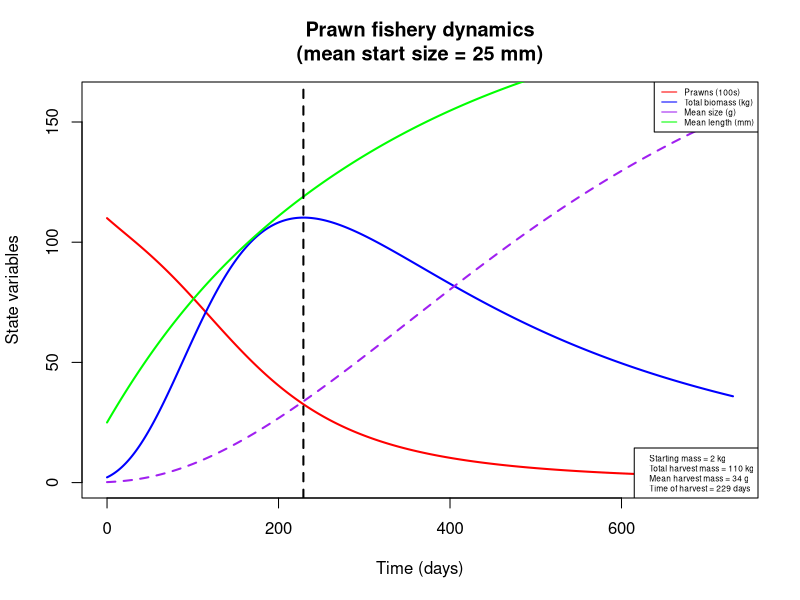
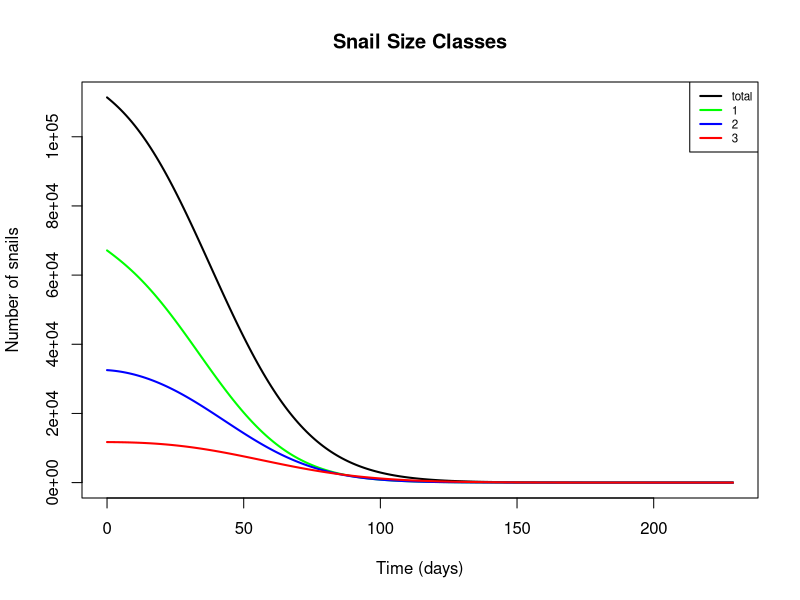
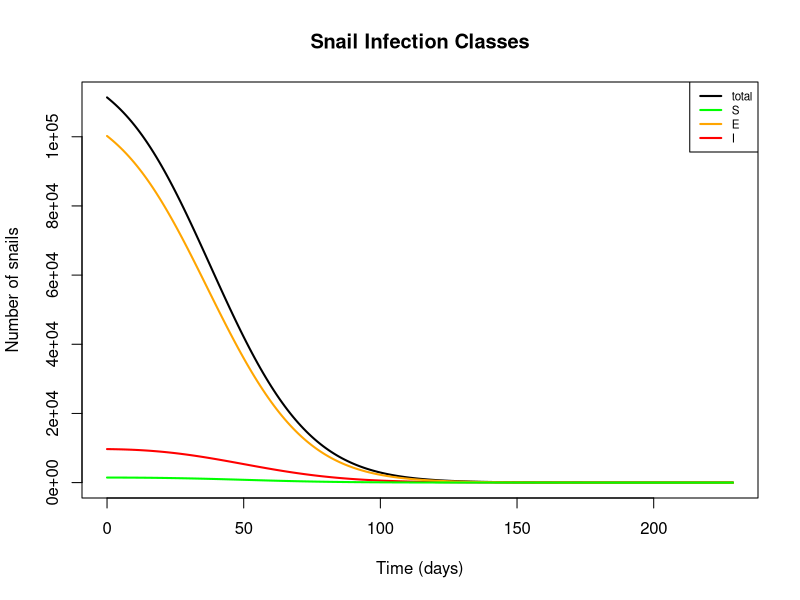
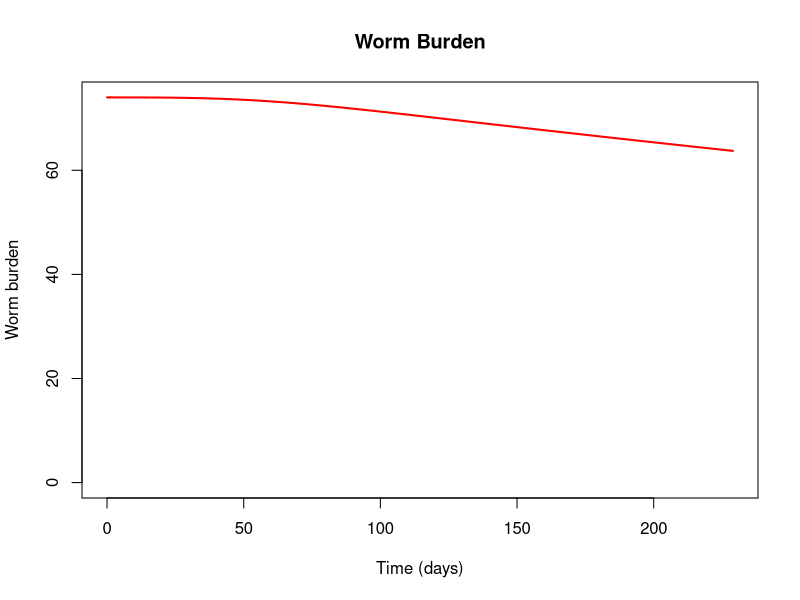
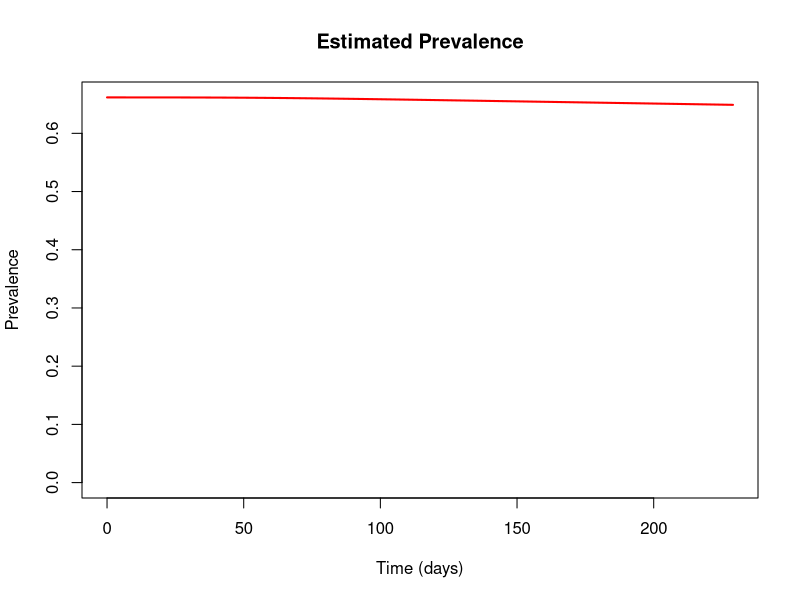
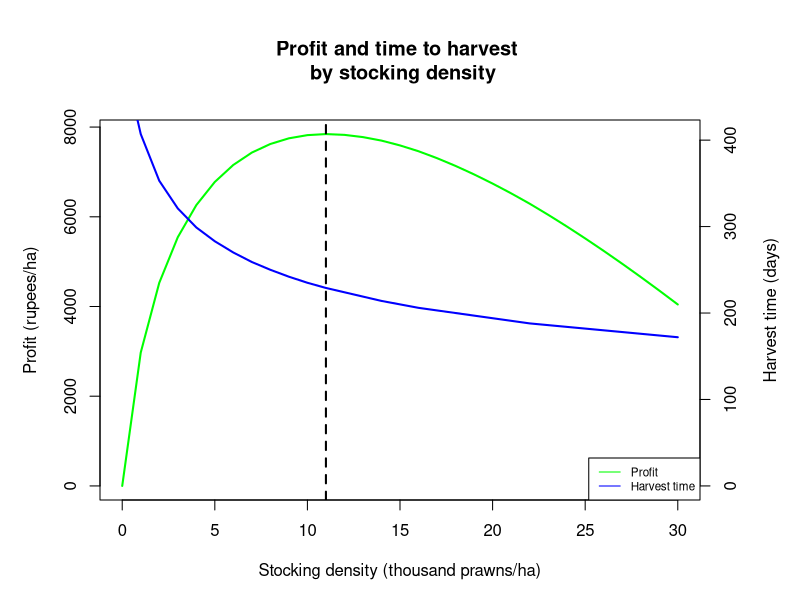
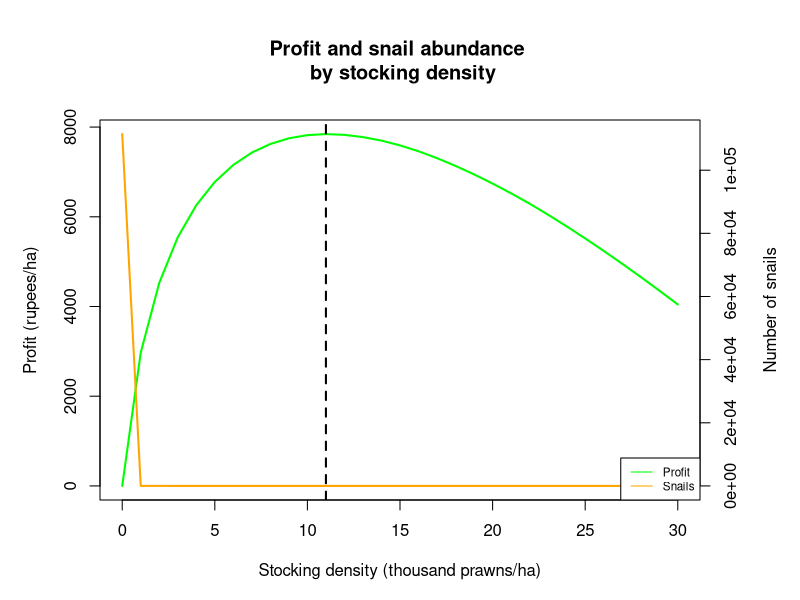
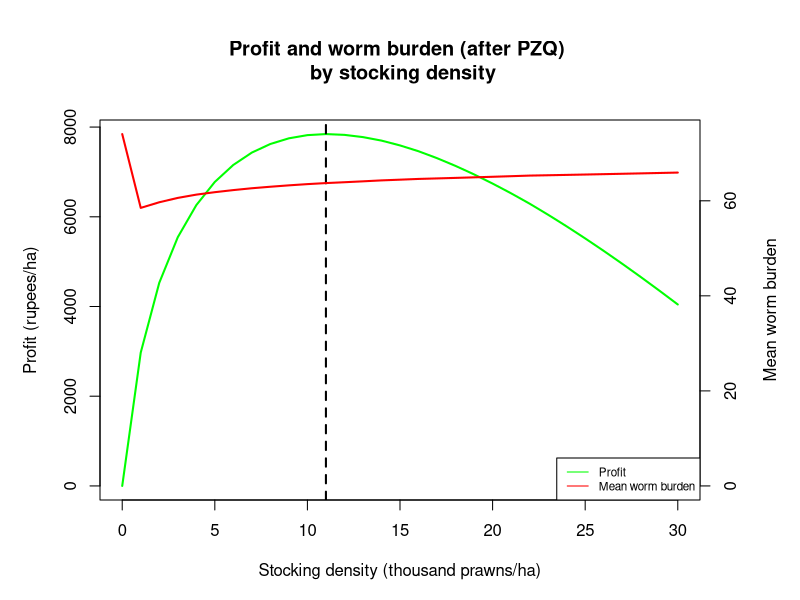

Write the R code that produced these figures, in order.
#### Full snail-prawn model including epidemiological, predation, and aquaculture components

require(deSolve)

snail_prawn_model = function(t, n, parameters) { 
  with(as.list(parameters),{
    
    S1=n[1]
    S2=n[2]
    S3=n[3]
    E1=n[4]
    E2=n[5]
    E3=n[6]
    I2=n[7]
    I3=n[8]
    W=n[9]
    P=n[10]
    L=n[11]
    
    N1 = S1+E1     # Total snails of size class 1
    N2 = S2+E2+I2  # Total snails of size class 2
    N3 = S3+E3+I3  # Total snails of size class 3
    N = N1+N2+N3   # Total number of snails
    
    # Miracidial density per person as a function of mean worm burden (W) and miracidial shedding rate (m)
    M = m*0.5*W
    
    # Mean and total prawn biomass, converting from length (mm) to weight (g)
    Bm.p = (a.p*(L/10)^b.p)/10  
    Bm.t = P*Bm.p
    
    # Mean snail biomass in each size class, converting from length (cm) to weight (g)
    Bm.n1 = a.s*0.4^b.s  # 4mm size class
    Bm.n2 = a.s*0.8^b.s  # 8mm size class
    Bm.n3 = a.s*1.2^b.s  # 12mm size class
    
    # Prawn-to-snail mass ratios for each size class
    Bm.r1 = Bm.p / Bm.n1
    Bm.r2 = Bm.p / Bm.n2
    Bm.r3 = Bm.p / Bm.n3
    
    # Attack rates for each size class as a function of biomass ratio
    alpha1 = ar*Bm.r1
    alpha2 = ar*Bm.r2
    alpha3 = ar*Bm.r3
    
    # Adjusted attack rates, accounting for area of interest and limiting factors in the wild
    alpha_star1 = alpha1*s/A
    alpha_star2 = alpha2*s/A
    alpha_star3 = alpha3*s/A
    
    # Handling times for each size class as a function of biomass ratio
    handle1 = 1/(th*Bm.r1)
    handle2 = 1/(th*Bm.r2)
    handle3 = 1/(th*Bm.r3)
    
    # Functional responses for each size class
    psi1 = (P*alpha_star1) / (1+sum(alpha_star1*handle1*N1, alpha_star2*handle2*N2, alpha_star3*handle3*N3))
    psi2 = (P*alpha_star2) / (1+sum(alpha_star1*handle1*N1, alpha_star2*handle2*N2, alpha_star3*handle3*N3))
    psi3 = (P*alpha_star3) / (1+sum(alpha_star1*handle1*N1, alpha_star2*handle2*N2, alpha_star3*handle3*N3))
    
    ## Model equations:
    
    # Susceptible snails, class 1
    dS1dt = f*(1-N/(Kn*A))*(S2+S3+z*(E2+E3)) - muN1*S1 - psi1*S1 - g1*S1 - beta*M*H*S1
    
    # Susceptible snails, class 2
    dS2dt = g1*S1 - muN2*S2 - psi2*S2 - g2*S2 - beta*M*H*S2
    
    # Susceptible snails, class 3
    dS3dt = g2*S2 - muN3*S3 - psi3*S3 - beta*M*H*S3
    
    # Exposed (prepatent) snails, class 1
    dE1dt = beta*M*H*S1 - muN1*E1 - psi1*E1 - g1*E1 - sigma*X*E1
    
    # Exposed (prepatent) snails, class 2
    dE2dt = beta*M*H*S2 + g1*E1 - muN2*E2 - psi2*E2 - g2*E2 - sigma*E2
    
    # Exposed (prepatent) snails, class 3
    dE3dt = beta*M*H*S3 + g2*E2 - muN3*E3 - psi3*E3 - sigma*E3
    
    # Infectious (shedding) snails, class 2
    dI2dt = sigma*X*E1 + sigma*(1-rho)*E2 - (muN2 + muI)*I2 - psi2*I2 - g2*I2
    
    # Infectious (shedding) snails, class 3
    dI3dt = sigma*rho*E2 + sigma*E3 + g2*I2 - (muN3 + muI)*I3 - psi3*I3
    
    # Mean human worm burden
    dWdt = lambda*I2/A + theta*lambda*I3/A - (muW + muH)*W
    
    # Prawn abundance
    dPdt = -P*(muP*L^d + Bm.t/phi)
    
    # Mean prawn length (mm)
    dLdt = k/(1+gam*Bm.t)*(linf - L)
    
    
    return(list(c(dS1dt, dS2dt, dS3dt, dE1dt, dE2dt, dE3dt, dI2dt, dI3dt, dWdt, dPdt, dLdt)))
  }) 
} 


## Set initial values and parameters
area = 10000
nstart = c(S1 = 0.144*area, S2 = 0.002*area, S3 = 0, E1 = 6.57*area, E2 = 2.61*area, E3 = 0.843*area, 
           I2 = 0.640*area, I3 = 0.329*area, W = 74, P = 11000*area/10000, L = 25)
time = seq(0, 365*2, 1)

parameters=c(
  # Location parameters
  A = area,          # Area of site of interest, m^2
  H = 1000,          # Human population at site of interest
  
  # Snail reproductive parameters
  f = 0.26,          # Birth rate of adult snails (snails/reproductive snail/day, including survival to detection - more like a recruitment rate); 
                     #   adjusted from Sokolow et al. 2015 to account for the fact that class 1 snails are assumed to be juveniles and therefore don't reproduce
  Kn = 50,           # Carrying capacity of snails (snails/m^2), from Sokolow et al. 2015
  z = 0.5,           # Fraction of prepatent snails that can reproduce, from Sokolow et al. 2015
  
  # Snail growth parameters
  a.s = 0.187178454, # Allometric parameter for snail length-weight relationship, fitted to Sanna's data on B. glabrata
  b.s = 2.536764792, # Allometric parameter for snail length-weight relationship, fitted to Sanna's data on B. glabrata
  g1 = 1/37,         # Growth rate of small snails (size class transition rate, in terms of days to grow 4mm; adapted from McCreesh et al. 2014, assuming water temp. of 25 C)
  g2 = 1/62,         # Growth rate of medium snails (size class transition rate, in terms of days to grow 4mm; adapted from McCreesh et al. 2014, assuming water temp. of 25 C)
  
  # Snail mortality parameters
  muN1 = 1/40,       # Natural mortality rate of small snails (deaths/snail/day; assume mean lifespan = 50 days)
  muN2 = 1/50,       # Natural mortality rate of medium snails (deaths/snail/day; assume mean lifespan = 50 days)
  muN3 = 1/60,       # Natural mortality rate of large snails (deaths/snail/day; assume mean lifespan = 50 days)
  muI = 1/10,        # Additional mortality rate of shedding snails as a result of infection, from Sokolow et al. 2015
  
  # Prawn growth parameters
  a.p = 0.096868,    # Allometric parameter for prawn length-weight relationship, from Lalrinsanga et al. 2012 (M. rosenbergii, growout phase)
  b.p = 3.2944,      # Allometric parameter for prawn length-weight relationship, from Lalrinsanga et al. 2012 (M. rosenbergii, growout phase)
  k = 0.00339726,    # Growth coefficient, from Nwosu & Wolfi 2006 (M. vollenhovenii); alternate value for M. rosenbergii, from Sampaio & Wagner 1996: 0.0104333333
  linf = 206,        # Max length (mm), from Nwosu & Wolfi 2006 (M. vollenhovenii)
  gam = 1e-6,        # Density-dependent growth parameter (based on biomass per hectare); not yet fit
  
  # Prawn mortality parameters
  muP = 0.006136986, # Natural prawn mortality rate, from Nwosu & Wolfi 2006 (M. vollenhovenii)
  d = -0.25,         # Exponential parameter relating size with mortality; no source
  phi = 2e7,         # Density-dependent mortality parameter (based on biomass per hectare); not yet fit
  
  # Predation parameters
  ar = 0.037192,     # Coefficient for relationship between biomass ratio and attack rate, fitted to data from Sokolow et al. 2014
  th = 0.40450,      # Coefficient for relationship between biomass ratio and handling time, fitted to data from Sokolow et al. 2014
  s = 1/50,          # Scale factor limiting prawn attack rate in the wild (vs. lab conditions);
                     #   decreased from 1/10 to 1/50 in size class model to match expected elimination threshold
  
  # Infection parameters
  beta = 8e-5,       # Human-to-snail infection probability in reference area (infected snails/miracidia/snail/day); adjusted from Sokolow et al. 2015 (original value: 4e-6)
  m = 0.8,           # Miracidial shedding rate per adult female worm divided by miracidial mortality; from Sokolow et al. 2015
  sigma = 1/30,      # Latent period for exposed snails (infectious snails/exposed snail/day); adjusted from Sokolow et al. 2015 (original value: 1/50)
  X = 0,             # Fraction of exposed small snails that convert directly to medium shedding (ignored for now)
  rho = 0,           # Fraction of exposed medium snails that convert directly to large shedding (ignored for now)
  lambda = 0.05,     # Snail-to-human infection probability scaled to 1 m^2 (composite including cercarial shedding, mortality, infection, survival to patency); 
                     #   adjusted from Sokolow et al. 2015 (original value: 0.1)
  theta = 2,         # Scale factor describing increase in cercarial shedding rate in larger snails; from Chu & Dawood 1970 (estimated to be between 2 and 10)
  
  # Schisto mortality parameters
  muW = 1/(3.3*365), # Natural mortality rate of adult worms in humans, assuming average lifespan of 3.3 years, from Sokolow et al. 2015
  muH = 1/(60*365)   # Natural mortality of humans (contributing to worm mortality), assuming average lifespan of 60 years, from Sokolow et al. 2015
)



## Run model and assess outcomes over one or more aquaculture cycles

# Start with single run to calculate the time to optimal harvest and other fisheries statistics
output = as.data.frame(ode(nstart, time, snail_prawn_model, parameters))
output$B = ((parameters['a.p']*(output$L/10)^parameters['b.p'])/10)       # Mean prawn biomass, transformed from length using allometric equation
output$Bt = output$B*output$P                                             # Total prawn biomass

start.mass.kg = output$Bt[output$time == 0]/1000                          # Total prawn biomass at beginning of cycle, in kg
harvest.mass.kg = max(output$Bt)/1000                                     # Total prawn biomass at end of cycle, in kg
harvest.size = output$B[output$Bt == max(output$Bt)]                      # Average prawn biomass at harvest, in g
harvest.time = output$time[output$Bt == max(output$Bt)]                   # Time to optimal harvest, in days

# Plot prawn aquaculture dynamics
plot(x = output$time, y = output$P/100, col = 'red', xlab = 'Time (days)', ylab = 'State variables', 
     type = 'l', lwd=2, xlim = c(0, max(output$time)), ylim = c(0, max(output$Bt/1000)+50),
     main = paste('Prawn fishery dynamics\n', '(mean start size = ', as.numeric(nstart[11]), ' mm)', sep = ''))
lines(x = output$time, y = output$Bt/1000, col = 'blue', lwd=2)
lines(x = output$time, y = output$B, col = 'purple', lwd=2, lty=2)
lines(x = output$time, y = output$L, col = 'green', lwd=2)
abline(v = harvest.time, lty = 2, lwd = 2)
legend('topright', legend = c('Prawns (100s)', 'Total biomass (kg)', 'Mean size (g)', 'Mean length (mm)'), 
       lty = 1, col = c('red', 'blue', 'purple', 'green'), cex = 0.5)
legend('bottomright', legend = c(paste('Starting mass =', round(start.mass.kg), 'kg', sep = ' '),
                                 paste('Total harvest mass =', round(harvest.mass.kg), 'kg', sep = ' '), 
                                 paste('Mean harvest mass =', round(harvest.size), 'g', sep = ' '), 
                                 paste('Time of harvest =', round(harvest.time), 'days', sep = ' ')), cex=0.5)

# Run model for the desired number of cycles
ncycles = 1
nstart.lt = nstart
time.lt = seq(0, harvest.time, 1)
output.lt = data.frame()
for (i in 1:ncycles) {
  output.tmp = as.data.frame(ode(nstart.lt, time.lt, snail_prawn_model, parameters))
  output.tmp$time = output.tmp$time + (i-1)*harvest.time
  output.lt = rbind(head(output.lt, -1), output.tmp)
  nstart.lt['S1'] = tail(output.lt$S1, 1)
  nstart.lt['S2'] = tail(output.lt$S2, 1)
  nstart.lt['S3'] = tail(output.lt$S3, 1)
  nstart.lt['E1'] = tail(output.lt$E1, 1)
  nstart.lt['E2'] = tail(output.lt$E2, 1)
  nstart.lt['E3'] = tail(output.lt$E3, 1)
  nstart.lt['I2'] = tail(output.lt$I2, 1)
  nstart.lt['I3'] = tail(output.lt$I3, 1)
  nstart.lt['W'] = tail(output.lt$W, 1)
}

output.lt$S.t = output.lt$S1 + output.lt$S2 + output.lt$S3                      # Total susceptible snails
output.lt$E.t = output.lt$E1 + output.lt$E2 + output.lt$E3                      # Total exposed snails 
output.lt$I.t = output.lt$I2 + output.lt$I3                                     # Total infected snails
output.lt$N1.t = output.lt$S1 + output.lt$E1                                    # Total snails of size class 1
output.lt$N2.t = output.lt$S2 + output.lt$E2 + output.lt$I2                     # Total snails of size class 2
output.lt$N3.t = output.lt$S3 + output.lt$E3 + output.lt$I3                     # Total snails of size class 3
output.lt$N.t = output.lt$S.t + output.lt$E.t + output.lt$I.t                   # Total snails
output.lt$prev = pnbinom(2, size = 0.25, mu = output.lt$W, lower.tail = FALSE)  # Estimated prevalence, using a negative binomial dist. with k = 0.25
output.lt$B = ((parameters['a.p']*(output.lt$L/10)^parameters['b.p'])/10)       # Mean prawn biomass, transformed from length using allometric equation
output.lt$Bt = output.lt$B*output.lt$P                                          # Total prawn biomass

# Plot snail dynamics by size class
plot(x = output.lt$time, y = output.lt$N.t, type = 'l', col = 'black', lwd=2, xlab = 'Time (days)', 
     ylab = 'Number of snails', ylim = c(0,max(output.lt$N.t)),
     main = 'Snail Size Classes')
lines(output.lt$time, output.lt$N1.t, col = 'green', lwd = 2)
lines(output.lt$time, output.lt$N2.t, col = 'blue', lwd = 2)
lines(output.lt$time, output.lt$N3.t, col = 'red', lwd = 2)
legend('topright', legend = c('total', '1', '2', '3'), lwd = 2, col = c('black', 'green', 'blue', 'red'), cex = 0.7)

# Plot snail dynamics by infection class
plot(x = output.lt$time, y = output.lt$N.t, type = 'l', col = 'black', lwd=2, xlab = 'Time (days)', 
     ylab = 'Number of snails', ylim = c(0,max(output.lt$N.t)), 
     main = 'Snail Infection Classes')
lines(output.lt$time, output.lt$I.t, col = 'red', lwd = 2)
lines(output.lt$time, output.lt$E.t, col = 'orange', lwd = 2)
lines(output.lt$time, output.lt$S.t, col = 'green', lwd = 2)
legend('topright', legend = c('total', 'S', 'E', 'I'), lwd = 2, col = c('black', 'green', 'orange', 'red'), cex = 0.7)

# Plot mean human worm burden and prevalence of infection
plot(x = output.lt$time, y = output.lt$W, type = 'l', col = 'red', lwd=2, xlab = 'Time (days)', 
     ylab = 'Worm burden', ylim = c(0,max (output.lt$W)),
     main = 'Worm Burden')
plot(x = output.lt$time, y = output.lt$prev, type = 'l', col = 'red', lwd=2, xlab = 'Time (days)', 
     ylab = 'Prevalence', ylim = c(0,max (output.lt$prev)),
     main = 'Estimated Prevalence')



## Assess single-cycle outcomes over multiple stocking densities
#  NOTE: set parameters and initial values first!

# Run the model over the desired range of stocking densities (in thousands of post-larvae);
# set initial MWB to 74 to match disease equilibrium, or 2 to mimic PZQ administration
x = c(0:30)
nstart.sd = nstart
nstart.sd['W'] = 74
time.sd = seq(0, 500, 1)
harvest = numeric(length(x))
harvest.t = numeric(length(x))
snails = numeric(length(x))
worms = numeric(length(x))
for (i in x) {
  nstart.sd['P'] = 1000*i
  output.sd = as.data.frame(ode(nstart.sd, time.sd, snail_prawn_model, parameters))
  output.sd$S.t = output.sd$S1 + output.sd$S2 + output.sd$S3
  output.sd$E.t = output.sd$E1 + output.sd$E2 + output.sd$E3
  output.sd$I.t = output.sd$I2 + output.sd$I3
  output.sd$Inf.t = output.sd$E.t + output.sd$I.t
  output.sd$N.t = output.sd$S.t + output.sd$E.t + output.sd$I.t
  output.sd$B = ((parameters['a.p']*(output.sd$L/10)^parameters['b.p'])/10)
  output.sd$Bt = output.sd$B*output.sd$P
  harvest[i+1] = max(output.sd$Bt)/1000
  ht.tmp = output.sd$time[output.sd$Bt == max(output.sd$Bt)]
  harvest.t[i+1] = ifelse(ht.tmp != 0, ht.tmp, max(output.sd$time))
  snails[i+1] = output.sd$N.t[output.sd$time == harvest.t[i+1]]
  worms[i+1] = output.sd$W[output.sd$time == harvest.t[i+1]]
}

# Price estimates for profit calculation from Tamil Nadu Agricultural University, http://agritech.tnau.ac.in/fishery/fish_freshwaterprawn.html
p = 140                                           # Weighted average market price of prawns, in rupees/kg 
c = 600                                           # Cost of post-larvae, in rupees/1000 PL
delta = -log(1-0.1)/365                           # Discount rate, equivalent to 10%/year
profit = p*harvest*exp(-delta*(harvest.t)) - c*x  # Profit function, in terms of revenue (discounted by time to harvest) minus stocking costs 

# Plot estimated profit and time to harvest over stocking density
# (after one aquaculture cycle)
par(mar = c(5,5,6,5))
plot(x, profit, col = 'green', xlab = 'Stocking density (thousand prawns/ha)', ylab = 'Profit (rupees/ha)',
     type = 'l', lwd = 2, main = 'Profit and time to harvest \n by stocking density')
abline(v = which.max(profit)-1, lty = 2, lwd = 2)
par(new = T)
plot(x, harvest.t, col = 'blue', axes = F, xlab = NA, ylab = NA, ylim = c(0, max(harvest.t[-1])), type = 'l', lwd = 2)
axis(side = 4)
mtext(side = 4, line = 3, 'Harvest time (days)')
legend('bottomright', legend = c('Profit', 'Harvest time'), lty = 1, col = c('green', 'blue'), cex = 0.7)

# Plot estimated profit and snail abundance over stocking density
# (after one aquaculture cycle)
par(mar = c(5,5,6,5))
plot(x, profit, col = 'green', xlab = 'Stocking density (thousand prawns/ha)', ylab = 'Profit (rupees/ha)',
     type = 'l', lwd = 2, main = 'Profit and snail abundance \n by stocking density')
abline(v = which.max(profit)-1, lty = 2, lwd = 2)
par(new = T)
plot(x, snails, col = 'orange', axes = F, xlab = NA, ylab = NA, ylim = c(0, max(snails)), type = 'l', lwd = 2)
axis(side = 4)
mtext(side = 4, line = 3, 'Number of snails')
legend('bottomright', legend = c('Profit', 'Snails'), lty = 1, col = c('green', 'orange'), cex = 0.7)

# Plot estimated profit and mean worm burden over stocking density
# (after one aquaculture cycle)
par(mar = c(5,5,6,5))
plot(x, profit, col = 'green', xlab = 'Stocking density (thousand prawns/ha)', ylab = 'Profit (rupees/ha)',
     type = 'l', lwd = 2, main = 'Profit and worm burden (after PZQ) \n by stocking density')
abline(v = which.max(profit)-1, lty = 2, lwd = 2)
par(new = T)
plot(x, worms, col = 'red', axes = F, xlab = NA, ylab = NA, ylim = c(0, max(worms)), type = 'l', lwd = 2)
axis(side = 4)
mtext(side = 4, line = 3, 'Mean worm burden')
legend('bottomright', legend = c('Profit', 'Mean worm burden'), lty = 1, col = c('green', 'red'), cex = 0.7)
